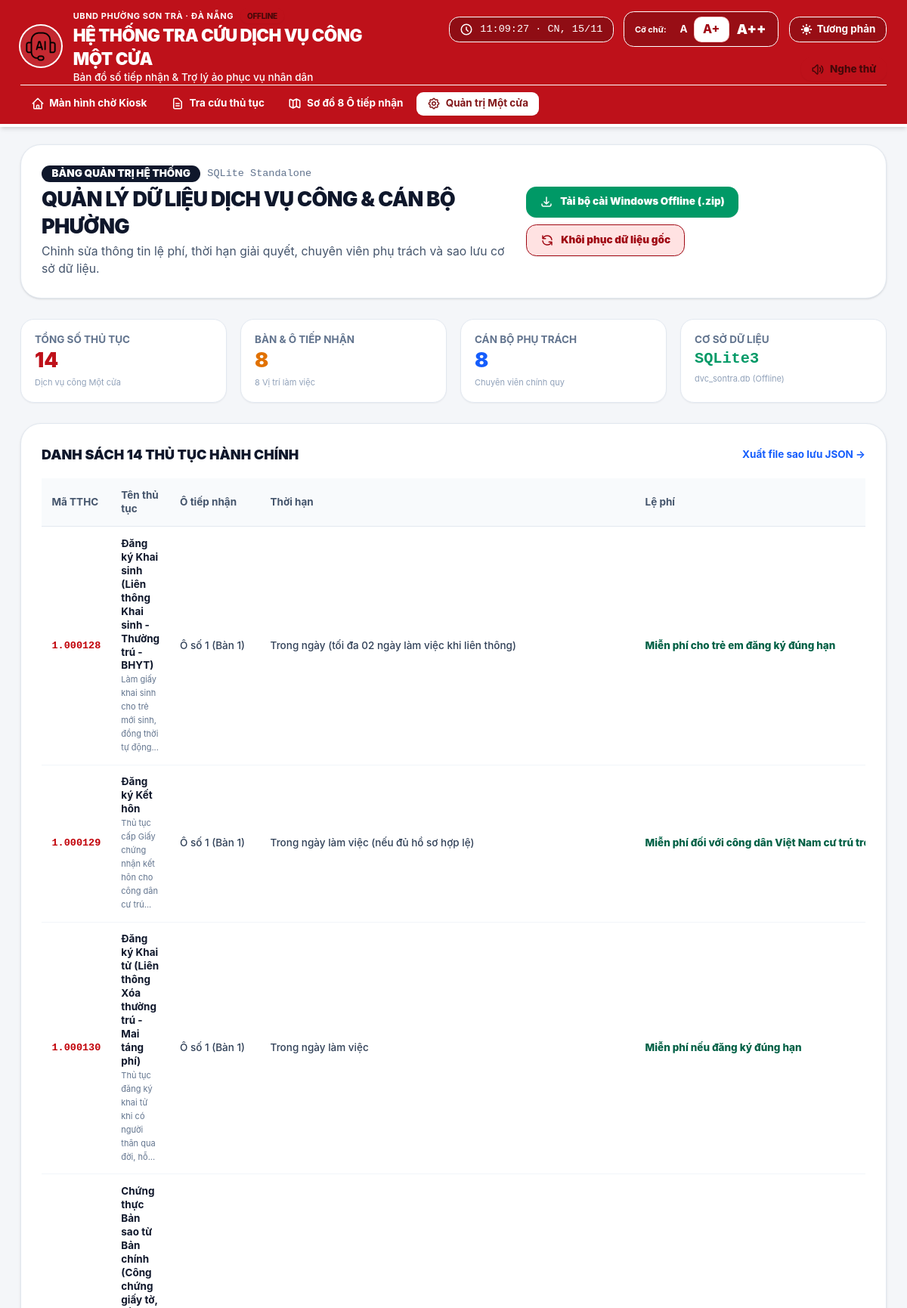
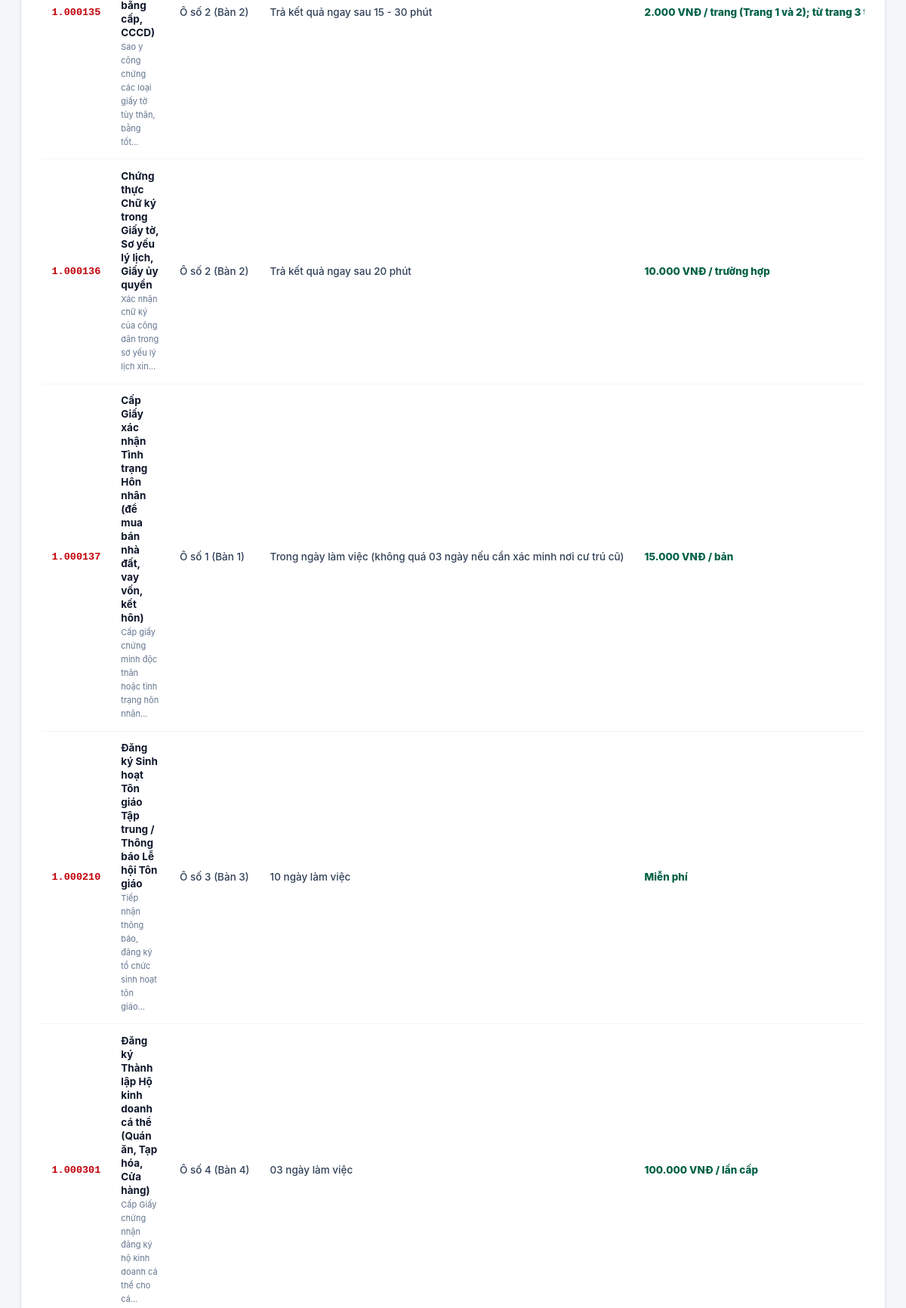
The page /admin (upper part) on the database its author committed (2 pictures, top to bottom).
### tables this page shows
CREATE TABLE services (
        id TEXT PRIMARY KEY,
        ward_id TEXT NOT NULL,
        code TEXT NOT NULL,
        name TEXT NOT NULL,
        category TEXT NOT NULL,
        level TEXT DEFAULT 'Toàn trình',
        counter_id TEXT,
        summary TEXT,
        processing_duration TEXT,
        fee TEXT,
        required_documents_json TEXT,
        steps_json TEXT,
        audio_script TEXT,
        legal_basis_json TEXT,
        faq_json TEXT,
        search_keywords_json TEXT,
        national_portal_url TEXT,
        is_popular INTEGER DEFAULT 0,
        FOREIGN KEY (ward_id) REFERENCES wards(id) ON DELETE CASCADE
    );

CREATE TABLE counters (
        id TEXT PRIMARY KEY,
        ward_id TEXT NOT NULL,
        code TEXT NOT NULL,
        name TEXT NOT NULL,
        officer_id TEXT,
        officer_name TEXT,
        primary_field TEXT,
        description TEXT,
        position_number INTEGER DEFAULT 1,
        color_theme TEXT DEFAULT 'blue',
        is_active INTEGER DEFAULT 1,
        FOREIGN KEY (ward_id) REFERENCES wards(id) ON DELETE CASCADE
    );

### app.py (the view)
@app.route('/admin')
def admin_panel():
    counters = database.get_counters('ward-sontra')
    officers = database.get_officers('ward-sontra')
    services = database.get_services('ward-sontra')
    ward = database.get_ward('ward-sontra')
    return render_template('admin.html', counters=counters, officers=officers, services=services, ward=ward)

### app.py (called while the page is built)
@app.context_processor
def inject_global_data():
    ward = database.get_ward('ward-sontra') or {
        'id': 'ward-sontra',
        'name': 'Phường Sơn Trà',
        'district': 'Thành phố Đà Nẵng',
        'city': 'Thành phố Đà Nẵng',
        'address': 'Số 06 Nguyễn Phan Vinh, phường Sơn Trà, thành phố Đà Nẵng',
        'hotline': '0913 415 457',
        'working_hours': 'Sáng 07h30 - 11h30 | Chiều 13h30 - 17h00'
    }
    return dict(current_ward=ward)

### database.py (called while the page is built)
def get_db_connection() -> sqlite3.Connection:
    conn = sqlite3.connect(DB_FILE)
    conn.row_factory = sqlite3.Row
    conn.execute("PRAGMA foreign_keys = ON")
    return conn

def _normalize_counter(d: Dict[str, Any]) -> Dict[str, Any]:
    d['positionNumber'] = d.get('position_number')
    d['officerName'] = d.get('officer_name')
    d['officerId'] = d.get('officer_id')
    d['wardId'] = d.get('ward_id')
    d['primaryField'] = d.get('primary_field')
    d['colorTheme'] = d.get('color_theme')
    d['isActive'] = bool(d.get('is_active', 1))
    return d

def _normalize_ward(d: Dict[str, Any]) -> Dict[str, Any]:
    d['workingHours'] = d.get('working_hours')
    d['supportOfficer'] = d.get('support_officer')
    return d

def _normalize_officer(d: Dict[str, Any]) -> Dict[str, Any]:
    d['counterId'] = d.get('counter_id')
    d['phoneNumber'] = d.get('phone_number')
    d['avatarUrl'] = d.get('avatar_url')
    d['fields'] = json.loads(d.get('fields_json') or '[]')
    d['primaryDuties'] = json.loads(d.get('primary_duties_json') or '[]')
    d['concurrentRoles'] = json.loads(d.get('concurrent_roles_json') or '[]')
    return d

def _normalize_service(d: Dict[str, Any]) -> Dict[str, Any]:
    d['counterId'] = d.get('counter_id')
    d['wardId'] = d.get('ward_id')
    d['processingDuration'] = d.get('processing_duration')
    d['audioScript'] = d.get('audio_script')
    d['isPopular'] = bool(d.get('is_popular', 0))
    d['requiredDocuments'] = json.loads(d.get('required_documents_json') or '[]')
    d['steps'] = json.loads(d.get('steps_json') or '[]')
    d['legalBasis'] = json.loads(d.get('legal_basis_json') or '[]')
    d['faq'] = json.loads(d.get('faq_json') or '[]')
    d['searchKeywords'] = json.loads(d.get('search_keywords_json') or '[]')
    return d

def get_ward(ward_id: str) -> Optional[Dict[str, Any]]:
    conn = get_db_connection()
    row = conn.execute("SELECT * FROM wards WHERE id = ?", (ward_id,)).fetchone()
    conn.close()
    return _normalize_ward(dict(row)) if row else None

### templates/admin.html (shortened to what this page needs)
{% extends "base.html" %}
{% block content %}
<div class="space-y-6">
  <div class="bg-white rounded-3xl p-6 border border-slate-200 shadow-sm flex flex-col md:flex-row items-start md:items-center justify-between gap-4">
    <div>
      <div class="flex items-center gap-2 mb-1">
        <span class="text-xs font-black text-white bg-slate-900 px-3 py-0.5 rounded-full uppercase">
          Bảng Quản Trị Hệ Thống
        </span>
        <span class="text-xs text-slate-500 font-mono">SQLite Standalone</span>
      </div>
      <h2 class="text-xl sm:text-2xl font-black text-slate-900 tracking-tight">
        QUẢN LÝ DỮ LIỆU DỊCH VỤ CÔNG & CÁN BỘ PHƯỜNG
      </h2>
      <p class="text-xs sm:text-sm text-slate-600 mt-1">
        Chỉnh sửa thông tin lệ phí, thời hạn giải quyết, chuyên viên phụ trách và sao lưu cơ sở dữ liệu.
      </p>
    </div>
    <div class="flex flex-wrap items-center gap-2">
      <a href="/public/assets/dvc_sontra_offline_flask.zip" download="dvc_sontra_offline_flask.zip" class="px-4 py-2.5 bg-emerald-600 hover:bg-emerald-700 text-white font-black text-xs rounded-xl shadow-xs flex items-center gap-2 transition-colors">
        <svg class="w-4 h-4" fill="none" stroke="currentColor" viewBox="0 0 24 24"><path stroke-linecap="round" stroke-linejoin="round" stroke-width="2" d="M4 16v1a3 3 0 003 3h10a3 3 0 003-3v-1m-4-4l-4 4m0 0l-4-4m4 4V4"></path></svg>
        <span>Tải bộ cài Windows Offline (.zip)</span>
      </a>
      <button id="btn-reset-db" class="px-4 py-2.5 bg-red-100 hover:bg-red-200 text-red-800 font-black text-xs rounded-xl border border-red-300 shadow-xs flex items-center gap-2 transition-colors cursor-pointer">
        <svg class="w-4 h-4" fill="none" stroke="currentColor" viewBox="0 0 24 24"><path stroke-linecap="round" stroke-linejoin="round" stroke-width="2" d="M4 4v5h.582m15.356 2A8.001 8.001 0 004.582 9m0 0H9m11 11v-5h-.581m0 0a8.003 8.003 0 01-15.357-2m15.357 2H15"></path></svg>
        <span>Khôi phục dữ liệu gốc</span>
      </button>
    </div>
  </div>
  <div class="grid grid-cols-2 sm:grid-cols-4 gap-4">
    <div class="p-4 rounded-2xl bg-white border border-slate-200 shadow-xs">
      <span class="text-xs font-bold text-slate-500 uppercase block">Tổng số thủ tục</span>
      <span class="text-2xl font-black text-[#be111a]">{{ services|length }}</span>
      <span class="text-[11px] text-slate-400 block mt-0.5">Dịch vụ công Một cửa</span>
    </div>
    <div class="p-4 rounded-2xl bg-white border border-slate-200 shadow-xs">
      <span class="text-xs font-bold text-slate-500 uppercase block">Bàn & Ô tiếp nhận</span>
      <span class="text-2xl font-black text-amber-600">{{ counters|length }}</span>
      <span class="text-[11px] text-slate-400 block mt-0.5">8 Vị trí làm việc</span>
    </div>
    <div class="p-4 rounded-2xl bg-white border border-slate-200 shadow-xs">
      <span class="text-xs font-bold text-slate-500 uppercase block">Cán bộ phụ trách</span>
      <span class="text-2xl font-black text-blue-600">{{ officers|length }}</span>
      <span class="text-[11px] text-slate-400 block mt-0.5">Chuyên viên chính quy</span>
    </div>
    <div class="p-4 rounded-2xl bg-white border border-slate-200 shadow-xs">
      <span class="text-xs font-bold text-slate-500 uppercase block">Cơ sở dữ liệu</span>
      <span class="text-lg font-black text-emerald-600 font-mono">SQLite3</span>
      <span class="text-[11px] text-slate-400 block mt-0.5">dvc_sontra.db (Offline)</span>
    </div>
  </div>
  <div class="bg-white rounded-3xl p-6 border border-slate-200 shadow-sm space-y-4">
    <div class="flex items-center justify-between">
      <h3 class="text-base font-black text-slate-900 uppercase">Danh sách 14 Thủ tục hành chính</h3>
      <a href="/api/backup" target="_blank" class="text-xs font-bold text-blue-600 hover:underline">
        Xuất file sao lưu JSON →
      </a>
    </div>
    <div class="overflow-x-auto">
      <table class="w-full text-left text-xs border-collapse">
        <thead>
          <tr class="border-b border-slate-200 bg-slate-50 text-slate-600 font-black">
            <th class="p-3">Mã TTHC</th>
            <th class="p-3">Tên thủ tục</th>
            <th class="p-3">Ô tiếp nhận</th>
            <th class="p-3">Thời hạn</th>
            <th class="p-3">Lệ phí</th>
          </tr>
        </thead>
        <tbody class="divide-y divide-slate-100">
          {% for s in services %}
          <tr class="hover:bg-slate-50/80 transition-colors">
            <td class="p-3 font-mono font-bold text-red-700">{{ s.code }}</td>
            <td class="p-3">
              <span class="font-bold text-slate-900 block">{{ s.name }}</span>
              <span class="text-[11px] text-slate-500">{{ s.summary|truncate(60) }}</span>
            </td>
            <td class="p-3 font-medium text-slate-700 whitespace-nowrap">
              {% for c in counters if c.id == s.counterId %}
                {{ c.code }} (Bàn {{ c.positionNumber }})
              {% endfor %}
            </td>
            <td class="p-3 font-medium text-slate-700 whitespace-nowrap">{{ s.processingDuration }}</td>
            <td class="p-3 font-extrabold text-emerald-800 whitespace-nowrap">{{ s.fee }}</td>
          </tr>
          {% endfor %}
        </tbody>
      </table>
    </div>
  </div>
</div>
{% endblock %}

### templates/base.html (style rules this page uses)
body { font-family: -apple-system, BlinkMacSystemFont, "Segoe UI", Roboto, "Helvetica Neue", Arial, sans-serif; background-color: #f4f6f9; color: #1e293b; touch-action: manipulation; -webkit-tap-highlight-color: transparent; }
html.text-scale-large { font-size: 18px; }

### rows shown on the page
services: code "1.000128", name "Đăng ký Khai sinh (Liên thông Khai sinh - Thường trú - BHYT)", summary "Làm giấy khai sinh cho trẻ mới sinh, đồng thời tự động...", processingDuration "Trong ngày (tối đa 02 ngày làm việc khi liên thông)", fee "Miễn phí cho trẻ em đăng ký đúng hạn"
counters: code "Ô số 1", positionNumber "1"
services: code "1.000129", name "Đăng ký Kết hôn", summary "Thủ tục cấp Giấy chứng nhận kết hôn cho công dân cư trú...", processingDuration "Trong ngày làm việc (nếu đủ hồ sơ hợp lệ)", fee "Miễn phí đối với công dân Việt Nam cư trú…"
services: code "1.000130", name "Đăng ký Khai tử (Liên thông Xóa thường trú - Mai táng phí)", summary "Thủ tục đăng ký khai tử khi có người thân qua đời, hỗ...", processingDuration "Trong ngày làm việc", fee "Miễn phí nếu đăng ký đúng hạn"
services: code "1.000135", name "Chứng thực Bản sao từ Bản chính (Công chứng giấy tờ, bằng cấp, CCCD)", summary "Sao y công chứng các loại giấy tờ tùy thân, bằng tốt...", processingDuration "Trả kết quả ngay sau 15 - 30 phút", fee "2.000 VNĐ / trang (Trang 1 và 2); từ trang 3…"
counters: code "Ô số 2", positionNumber "2"
services: code "1.000136", name "Chứng thực Chữ ký trong Giấy tờ, Sơ yếu lý lịch, Giấy ủy quyền", summary "Xác nhận chữ ký của công dân trong sơ yếu lý lịch xin...", processingDuration "Trả kết quả ngay sau 20 phút", fee "10.000 VNĐ / trường hợp"
services: code "1.000137", name "Cấp Giấy xác nhận Tình trạng Hôn nhân (để mua bán nhà đất, vay vốn, kết hôn)", summary "Cấp giấy chứng minh độc thân hoặc tình trạng hôn nhân...", processingDuration "Trong ngày làm việc (không quá 03 ngày nếu cần xác minh nơi cư trú cũ)", fee "15.000 VNĐ / bản"
services: code "1.000210", name "Đăng ký Sinh hoạt Tôn giáo Tập trung / Thông báo Lễ hội Tôn giáo", summary "Tiếp nhận thông báo, đăng ký tổ chức sinh hoạt tôn giáo...", processingDuration "10 ngày làm việc", fee "Miễn phí"
counters: code "Ô số 3", positionNumber "3"
services: code "1.000301", name "Đăng ký Thành lập Hộ kinh doanh cá thể (Quán ăn, Tạp hóa, Cửa hàng)", summary "Cấp Giấy chứng nhận đăng ký hộ kinh doanh cá thể cho cá...", processingDuration "03 ngày làm việc", fee "100.000 VNĐ / lần cấp"
counters: code "Ô số 4", positionNumber "4"

### other values the page prints
{{ services|length }} "14"
{{ counters|length }} "8"
{{ officers|length }} "8"
